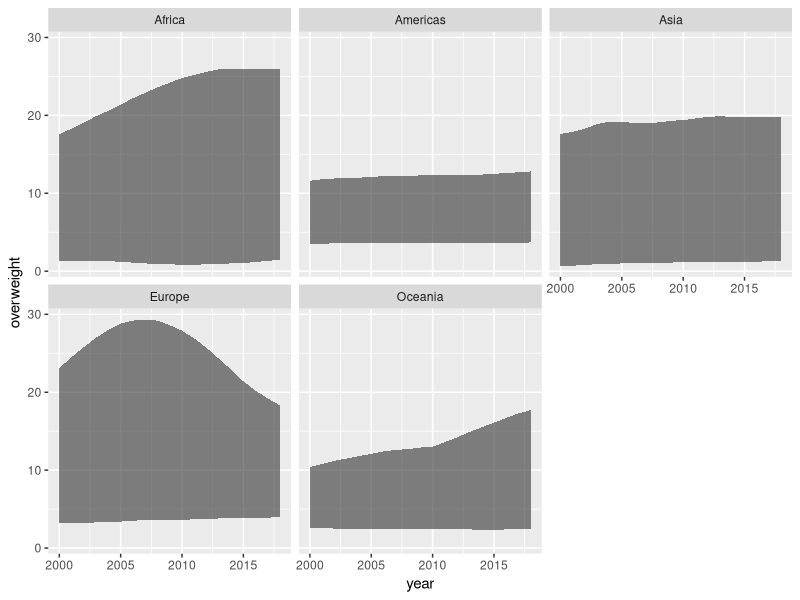
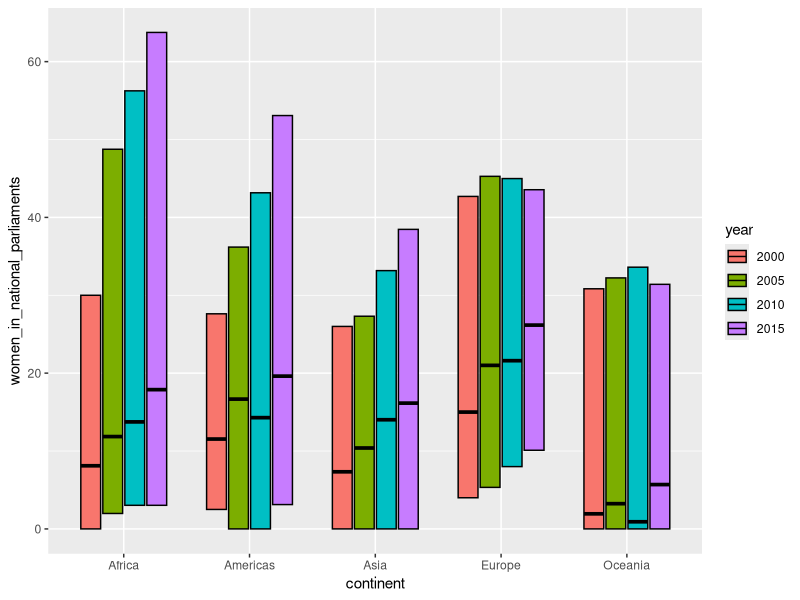

Reproduce these figures in R, in order.
library(tidyverse)

world_bank_countries <- read_csv("data/world_bank_countries.csv")


# How have obesity rates changed across continents?
world_bank_countries %>% 
  ggplot(aes(x = year, y = overweight)) +
  stat_summary(
    geom = "ribbon",
    fun.min = "min",
    fun.max = "max",
    alpha = .6
  ) +
  facet_wrap(~ continent)


# How many women are in parliaments?
world_bank_countries %>% 
  filter(year %in% seq(1995, 2015, 5)) %>% 
  mutate(year = as.factor(year)) %>% 
  ggplot(aes(x = continent, y = women_in_national_parliaments)) +
  stat_summary(
    geom = "crossbar",
    fun = "median",
    fun.min = "min",
    fun.max = "max",
    mapping = aes(fill = year),
    position = position_dodge2(.8),
    width = .7
  )
